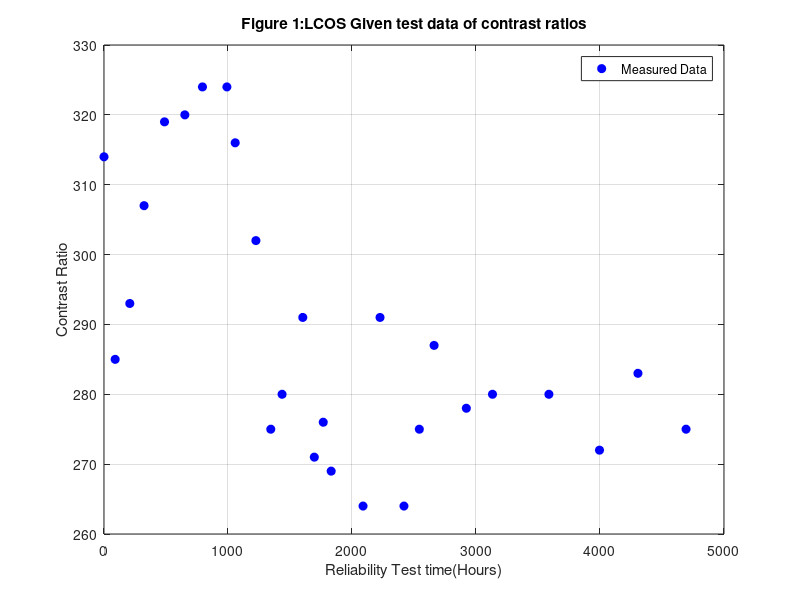

The MATLAB source for this figure: (Note: this script raises an error after producing the figure.)
%GNU Octave script for LCOS accelerated Aging analysis

%Project Description :- The liquid crystal on silicon(LCOS) devices degrade over when exposed to extrreme heat and high-intensity laser light
% during the stress and reliability tests. The design engineers are interested in knowing when exactly these devices will last before the
%the picture quality becomes unacceptable , which is defined as losing half the contrast ratio. Because testing a display until it naturally dies
%could take years. Here through this code we aim to run "accelerated aging " tests for a few months and use simple maths to predict the rest of its
% lifespan.

%How this code is aiming to achieve it:-
% This script is provided with raw contrast measurement data from a 4694-hour accelerated aging test
%1. First it plots and visualizes the raw data
%2. Next, it uses a mathematical tool called linear regression to cut through the given data and find the average rate at the which the
%display is dying
%3. Finally, it draws the treadline into the future to predict the exact hour where the constrast will drop below 50% failure mark.
% The code aims to provide a final graph showing both the real data and future prediction.

%Input data provided by the reliabiltiy team
time_hrs=[0,90,208,323,488,652,794,991,1058,1225,1345,1436,1603,1696,1768,1832,2089,2226,2419,2543,2662,2922,3133,3588,3996,4306,4694];
contrast=[314,285,293,307,319,320,324,324,316,302,275,280,291,271,276,269,264,291,264,275,287,278,280,280,272,283,275];

% Generate the graph of given data
figure(1);
plot(time_hrs, contrast, 'bo', 'MarkerFaceColor', 'b', 'MarkerSize', 6);
title('Figure 1:LCOS Given test data of contrast ratios');
xlabel('Reliability Test time(Hours)');
ylabel('Contrast Ratio');
grid on;
legend('Measured Data')


%Calculate the accelerated datda
% Perform a linear fit of degree 1 polynomical to find the rate of degration to the test
coeffs=polyfit(time_hrs,contrast,1); %SInce you have asked for a single line to go downward which is  y=mx+c , it gives you two values , the slope and y interecept which is m and c
%disp(coeffs); It gives you a list
degradation_slope=coeffs(1);
y_intercept=coeffs(2);

%Code for extrapolaing the linear trend fit to 20000 hours
time_extended= linspace(0,20000,500); % It exteneds the time_hours from 0 to 20000 , the xavlues with 500 points to be pointed
y_points=polyval(coeffs,time_extended)% It generated the y points of the extended time vector using degerdation slop, y intercept data

% Code to define the threshold for contrast which defines the industry standard
initial_contrast=contrast(1);
threshold=initial_contrast*0.5; %Industry standard sets the device is failed if the contrast is reduced to half

%Now since we know the y point where contrast could be halved, we need to define the time of point of failure, which is in x axis
%Calculatiuon for time to failure
%y=mx+c
%y is the threshold, m is the degradation_slope
% x is the time of failure
% c is the y intercept which is the contrast ration when time is zero
ttf = (threshold - y_intercept) / degradation_rate; %Equation to calculate the time to failure


% Plot for extrapolated line
figure (2);
hold on;
%Plot raw data
plot(time_hrs, contrast);
%Plot to fit the extrapolated line
plot(time_extended,y_points,'r--','Linewidth',2);

%Plot the 50% threshold limit of the device
plot([0,20000],[threshold,threshold],'k:','Linewidth',2)

%Code to mark the failure mark
if ~isnan(ttf)
    plot(ttf, threshold, 'rp', 'MarkerFaceColor', 'r', 'MarkerSize', 12);
    legend_ttf = sprintf('Predicted TTF: %.0f hrs', ttf);
else
    legend_ttf = 'No Failure Detected';
end %end the loop in GNU Octave

title('Figure 2: Extrapolated Accelerated Aging prediction');
xlabel('Accelerated Test time (Hours)');
ylabel('Contast Ratio');
grid on;

%Code to add legends for user friendly graph
legend('Measured Data', sprintf('Linear Fit (Rate: %.4f/hr)', degradation_rate),sprintf('50%% Threshold (%.1f)', threshold), legend_ttf);

hold off; %Enables over laying of multiple plots

%Printout for output command
fprintf('\n--- Accelerated Aging Analysis Results ---\n');
fprintf('Degradation Rate: %.4f contrast units per hour\n', degradation_rate);% Print 4 decimal places
fprintf('Failure Contrast Threshold of the device (50%% of initial): %.1f\n', threshold);
fprintf('Predicted Time-to-Failure (TTF): %.0f hours\n', ttf);% Print 0 decimal places
